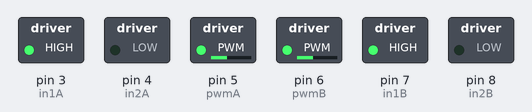
A sketch run on a simulated Arduino Uno, built with avr-gcc and run on an emulated ATmega328P. Shown: switched loads named in the sketch (green lamp = pin HIGH).

Above: at 0.1 s.
Timing chart, 0 to 1.6 s (numbered marks = the images above):
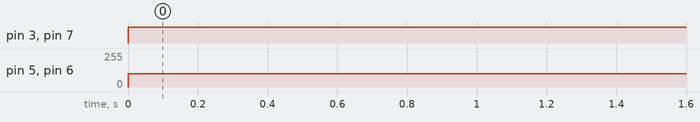

Measured:
- by itself, pin 3 (in1A), pin 7 (in1B): LOW → HIGH at 0.00 s
- by itself, pin 5 (pwmA), pin 6 (pwmB): 0/255 → 100/255 at 0.00 s

The sketch:

tb6612fng_test.ino
```cpp
// Test code for the Toshiba TB6612FNG dual motor driver.

int pwmA = 5;
int in1A = 3;
int in2A = 4;

int pwmB = 6;
int in1B = 7;
int in2B = 8;

void setup()
{
  pinMode(pwmA, OUTPUT);
  pinMode(pwmB, OUTPUT);
  pinMode(in1A, OUTPUT);
  pinMode(in2A, OUTPUT);
  pinMode(in1B, OUTPUT);
  pinMode(in2B, OUTPUT);
}

void loop() {
  digitalWrite(in1A, HIGH);
  digitalWrite(in2A, LOW);
  digitalWrite(in1B, HIGH);
  digitalWrite(in2B, LOW);

  analogWrite(pwmA, 100);
  analogWrite(pwmB, 100);
}
```
